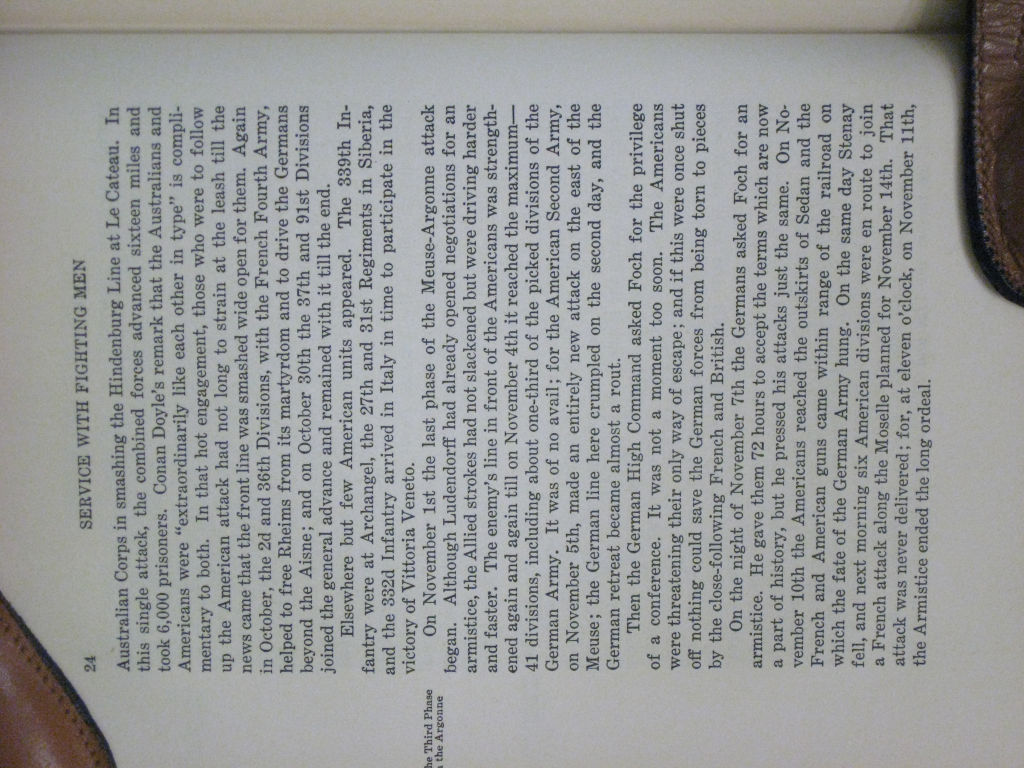
#> input picture sample.jpg, 3072 x 2304 px, given in place of the camera (shown at 1/3 size)
$ python videodec.py
#> lines starting #> are read from the running program, lines starting #| are printed output that depends on the picture; after the words box and inside, x2 and y2 are one past the last pixel; in counts of white or black regions, pixels touching at a corner belong together
import cv2
import numpy as np

cap = cv2.VideoCapture(0)

while True:
    _,frame = cap.read()
#> frame is the input picture: shape (2304, 3072, 3); mean B, G, R 154.8, 155, 153.4

    new_img=cv2.cvtColor(frame,cv2.COLOR_BGR2HSV)
#> new_img: shape (2304, 3072, 3); mean H, S, V 75.4, 13.6, 157.8

    lower_b=np.array([110,50,50])
    upper_b=np.array([130,252,252])

    mask=cv2.inRange(new_img,lower_b,upper_b)
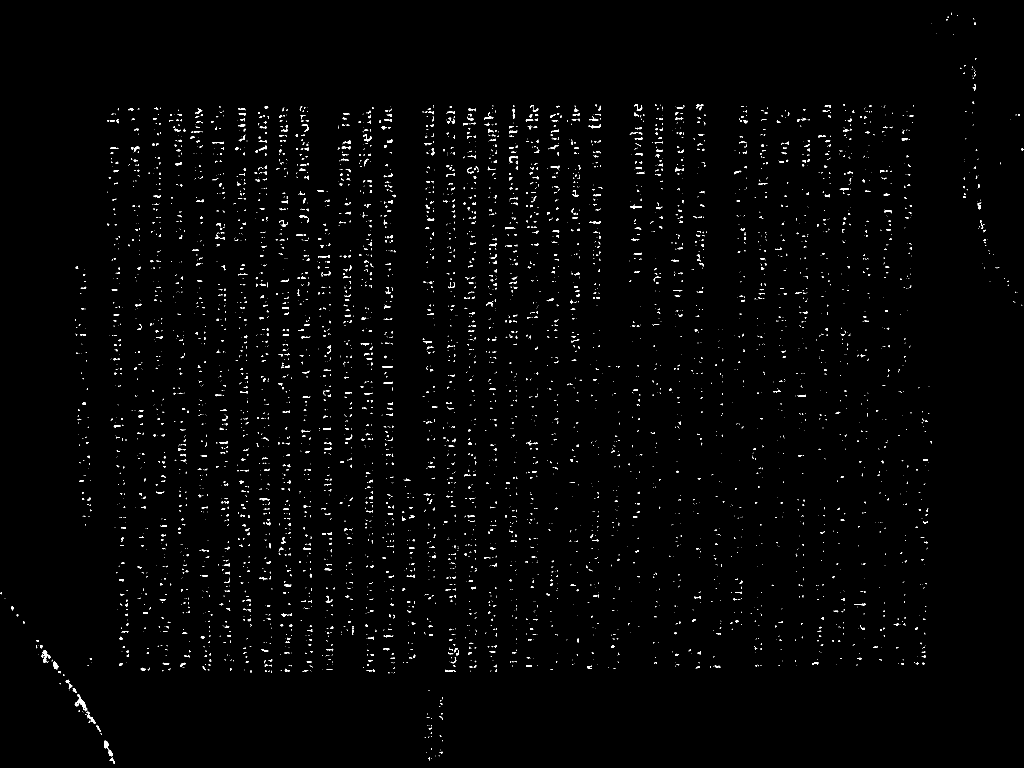
#> mask: shape (2304, 3072) (shown at 1/3 size); 1.1% white; 5788 white regions (4526 under 20 px), largest, box (x1, y1, x2, y2) and area: (224, 2084, 262, 2134) 519, (127, 1950, 152, 1989) 347, (261, 2144, 286, 2171) 210
    res=cv2.bitwise_and(frame,frame,mask=mask)
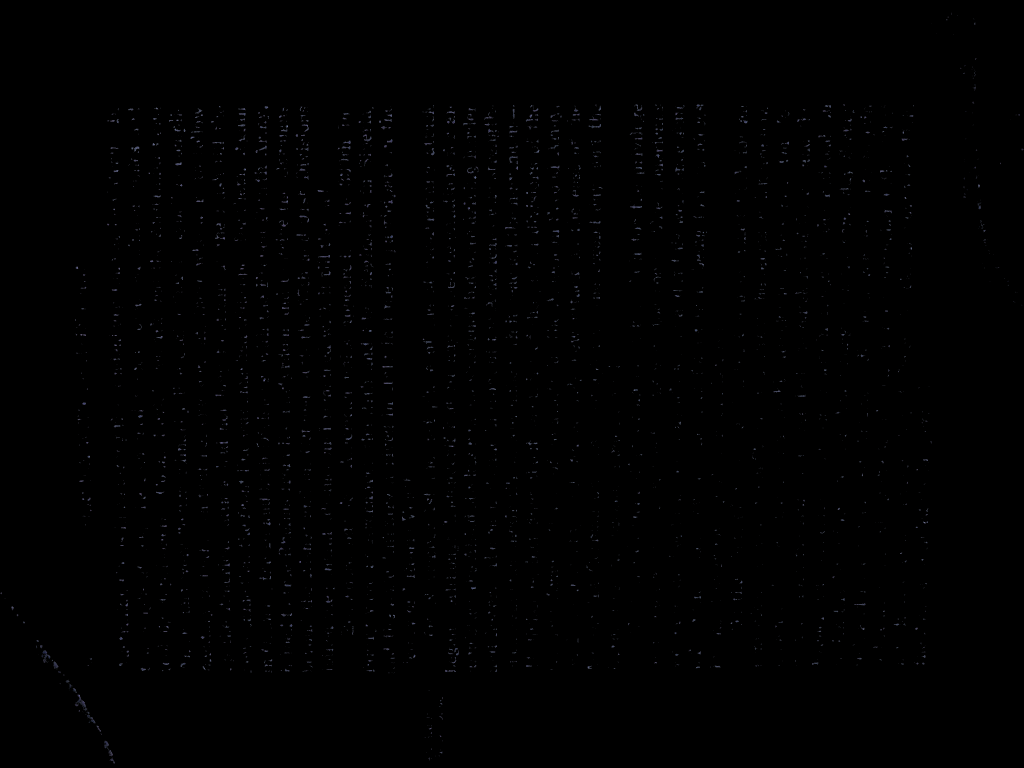
#> res: shape (2304, 3072, 3) (shown at 1/3 size); mean B, G, R 0.9, 0.7, 0.7
    cv2.imshow('res',res)
    k=cv2.waitKey(5) & 0xFF
#> (key Esc is pressed here)
    if k == 27:
        break

$ run again, on dhoni.jpg
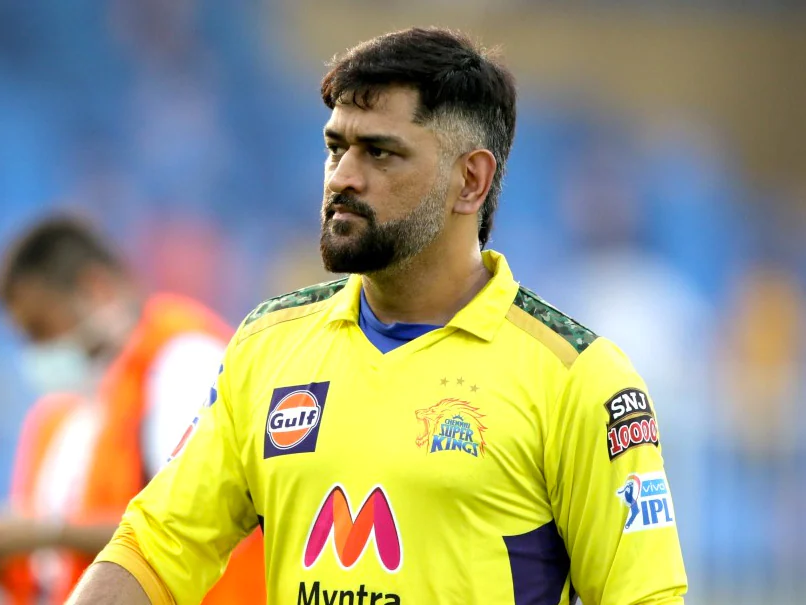
#> input picture dhoni.jpg, 806 x 605 px, given in place of the camera
#> frame is the input picture: shape (605, 806, 3); mean B, G, R 122.6, 156.7, 158.7
#> new_img: shape (605, 806, 3); mean H, S, V 60.6, 116.4, 184.6
#> `mask=cv2.inRange(new_img,lower_b,upper_b)`:
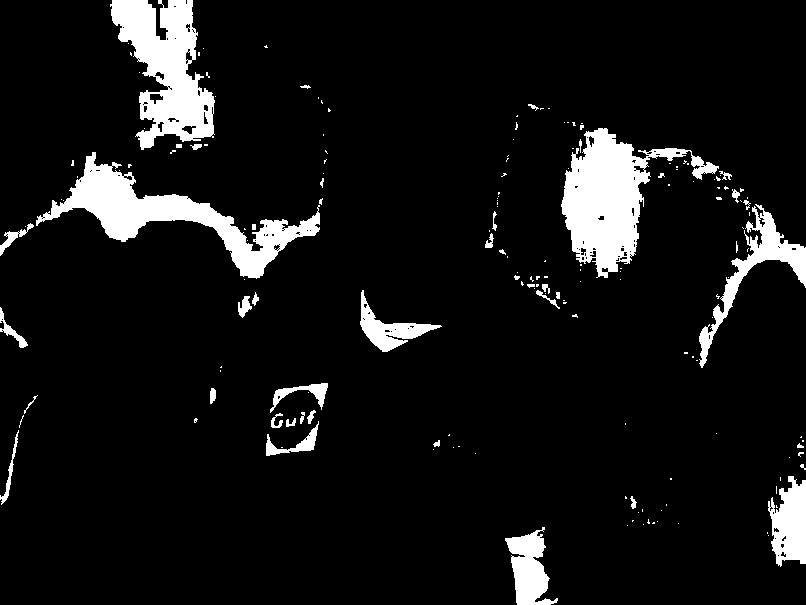
#> mask: shape (605, 806); 8.1% white; 174 white regions (132 under 20 px), largest, box (x1, y1, x2, y2) and area: (561, 128, 719, 278) 9304, (36, 152, 320, 279) 8886, (110, 0, 215, 150) 8410
#> `res=cv2.bitwise_and(frame,frame,mask=mask)`:
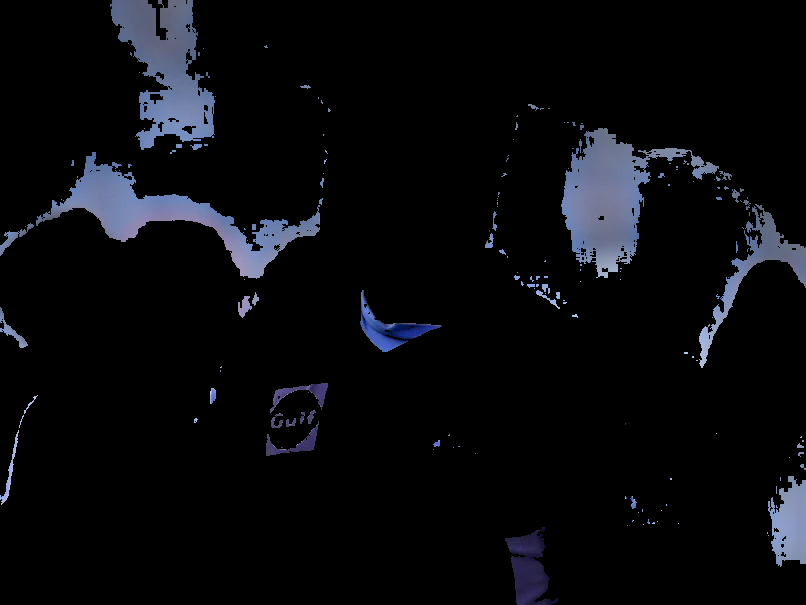
#> res: shape (605, 806, 3); mean B, G, R 12.8, 9.6, 8.7
